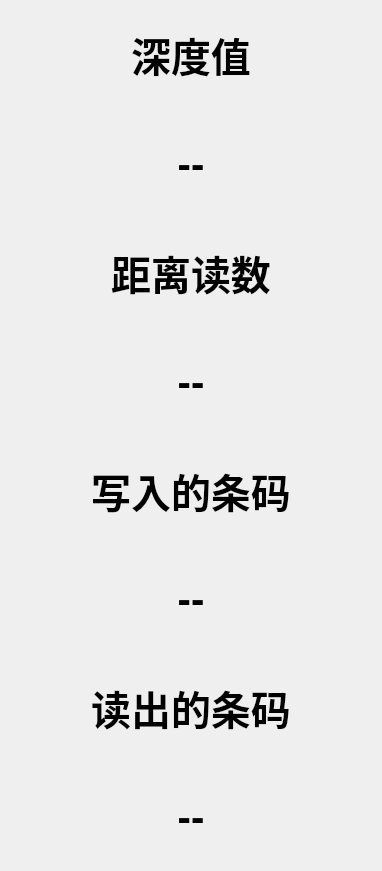
<?xml version="1.0" encoding="UTF-8"?>
<ui version="4.0">
 <class>DisplayView</class>
 <widget class="QDialog" name="DisplayView">
  <property name="geometry">
   <rect>
    <x>0</x>
    <y>0</y>
    <width>382</width>
    <height>871</height>
   </rect>
  </property>
  <property name="windowTitle">
   <string>Dialog</string>
  </property>
  <layout class="QGridLayout" name="gridLayout">
   <property name="leftMargin">
    <number>0</number>
   </property>
   <property name="topMargin">
    <number>0</number>
   </property>
   <property name="rightMargin">
    <number>0</number>
   </property>
   <property name="bottomMargin">
    <number>0</number>
   </property>
   <property name="spacing">
    <number>0</number>
   </property>
   <item row="1" column="0" colspan="2">
    <widget class="QLabel" name="m_lab_depth">
     <property name="font">
      <font>
       <pointsize>30</pointsize>
       <weight>75</weight>
       <bold>true</bold>
      </font>
     </property>
     <property name="styleSheet">
      <string notr="true">border-image: url(:/AngStrong/image_ico/backgroup/BG3.png);</string>
     </property>
     <property name="text">
      <string>--</string>
     </property>
     <property name="alignment">
      <set>Qt::AlignCenter</set>
     </property>
    </widget>
   </item>
   <item row="5" column="0" colspan="2">
    <widget class="QLabel" name="m_lab_device_sn">
     <property name="font">
      <font>
       <pointsize>30</pointsize>
       <weight>75</weight>
       <bold>true</bold>
      </font>
     </property>
     <property name="styleSheet">
      <string notr="true">border-image: url(:/AngStrong/image_ico/backgroup/BG3.png);</string>
     </property>
     <property name="text">
      <string>--</string>
     </property>
     <property name="alignment">
      <set>Qt::AlignCenter</set>
     </property>
    </widget>
   </item>
   <item row="2" column="0" colspan="2">
    <widget class="QLabel" name="m_lab_read_data_title">
     <property name="font">
      <font>
       <pointsize>30</pointsize>
       <weight>75</weight>
       <bold>true</bold>
      </font>
     </property>
     <property name="text">
      <string>距离读数</string>
     </property>
     <property name="alignment">
      <set>Qt::AlignCenter</set>
     </property>
    </widget>
   </item>
   <item row="4" column="0" colspan="2">
    <widget class="QLabel" name="m_lab_device_sn_title">
     <property name="font">
      <font>
       <pointsize>30</pointsize>
       <weight>75</weight>
       <bold>true</bold>
      </font>
     </property>
     <property name="text">
      <string>写入的条码</string>
     </property>
     <property name="alignment">
      <set>Qt::AlignCenter</set>
     </property>
    </widget>
   </item>
   <item row="0" column="0" colspan="2">
    <widget class="QLabel" name="m_lab_depth_title">
     <property name="font">
      <font>
       <pointsize>30</pointsize>
       <weight>75</weight>
       <bold>true</bold>
      </font>
     </property>
     <property name="text">
      <string>深度值</string>
     </property>
     <property name="alignment">
      <set>Qt::AlignCenter</set>
     </property>
    </widget>
   </item>
   <item row="3" column="0" colspan="2">
    <widget class="QLabel" name="m_lab_read_data">
     <property name="font">
      <font>
       <pointsize>30</pointsize>
       <weight>75</weight>
       <bold>true</bold>
      </font>
     </property>
     <property name="styleSheet">
      <string notr="true">border-image: url(:/AngStrong/image_ico/backgroup/BG3.png);</string>
     </property>
     <property name="text">
      <string>--</string>
     </property>
     <property name="alignment">
      <set>Qt::AlignCenter</set>
     </property>
    </widget>
   </item>
   <item row="7" column="0" colspan="2">
    <widget class="QLabel" name="m_lab_read_sn_title">
     <property name="font">
      <font>
       <pointsize>30</pointsize>
       <weight>75</weight>
       <bold>true</bold>
      </font>
     </property>
     <property name="text">
      <string>读出的条码</string>
     </property>
     <property name="textFormat">
      <enum>Qt::AutoText</enum>
     </property>
     <property name="alignment">
      <set>Qt::AlignCenter</set>
     </property>
    </widget>
   </item>
   <item row="8" column="0" colspan="2">
    <widget class="QLabel" name="m_lab_read_sn">
     <property name="font">
      <font>
       <pointsize>30</pointsize>
       <weight>75</weight>
       <bold>true</bold>
      </font>
     </property>
     <property name="styleSheet">
      <string notr="true">border-image: url(:/AngStrong/image_ico/backgroup/BG3.png);</string>
     </property>
     <property name="text">
      <string>--</string>
     </property>
     <property name="alignment">
      <set>Qt::AlignCenter</set>
     </property>
    </widget>
   </item>
  </layout>
 </widget>
 <resources>
  <include location="angstrong.qrc"/>
 </resources>
 <connections/>
</ui>
